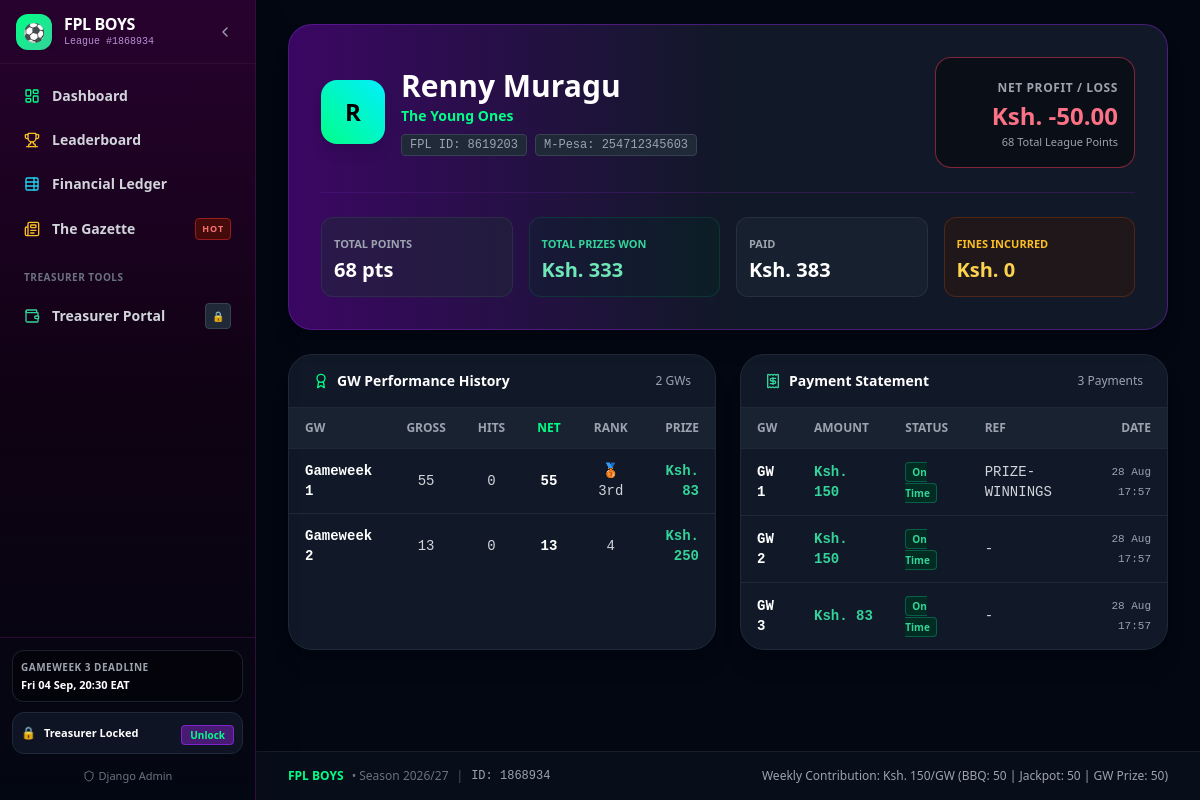
Page /manager/3/ on the earlier database version.
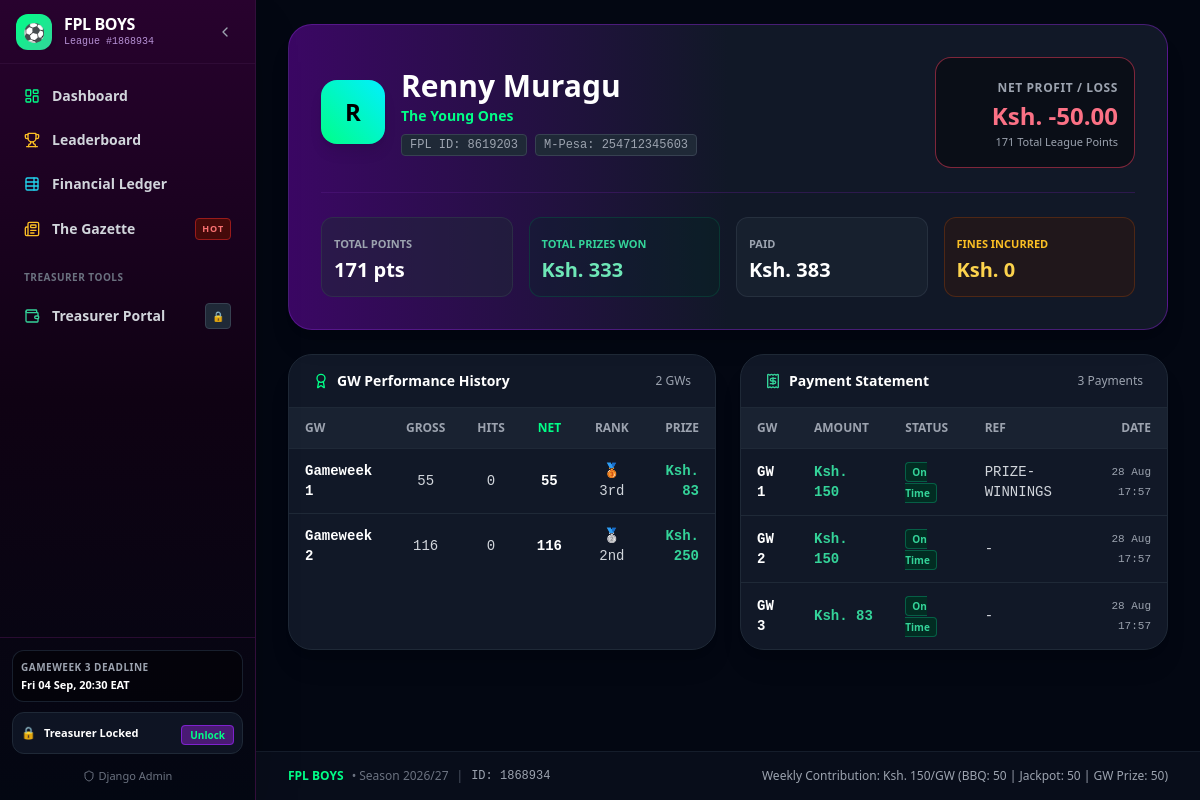
Same page on the later database version.
### league/models.py (models this page shows, shortened)
class GameweekResult(models.Model):
    member = models.ForeignKey(Member, on_delete=models.CASCADE, related_name='gw_results')
    gameweek = models.ForeignKey(Gameweek, on_delete=models.CASCADE, related_name='results')
    gw_points = models.IntegerField(default=0, help_text="Gross GW points before hits")
    transfer_cost = models.IntegerField(default=0, help_text="Transfer cost points deduction")
    net_points = models.IntegerField(default=0, help_text="Net GW points = gw_points - transfer_cost")
    overall_rank = models.IntegerField(default=0, help_text="FPL Global Overall Rank")
    league_rank = models.IntegerField(default=0, help_text="Rank within FPL Boys mini-league for this GW")
    last_rank = models.IntegerField(default=0, help_text="Rank in previous gameweek for tracker arrow")
    gw_prize_won = models.DecimalField(
        max_digits=10,
        decimal_places=2,
        default=Decimal('0.00'),
        help_text="Prize won for top 3 finish in this GW"
    )
    is_top3 = models.BooleanField(default=False)
    created_at = models.DateTimeField(auto_now_add=True)
    updated_at = models.DateTimeField(auto_now=True)
    class Meta:
        unique_together = ('member', 'gameweek')
        ordering = ['gameweek', 'league_rank', '-net_points']
        verbose_name = "Gameweek Result"
        verbose_name_plural = "Gameweek Results"

class Gameweek(models.Model):
    STATUS_CHOICES = (
        ('upcoming', 'Upcoming'),
        ('active', 'Active'),
        ('finished', 'Finished'),
    )
    number = models.IntegerField(unique=True)
    name = models.CharField(max_length=60)
    deadline_time = models.DateTimeField(help_text="Official FPL Gameweek deadline (UTC)")
    status = models.CharField(max_length=20, choices=STATUS_CHOICES, default='upcoming')
    is_current = models.BooleanField(default=False)
    is_next = models.BooleanField(default=False)
    month = models.IntegerField(default=8, help_text="Month number 1-12 for monthly filters")
    season = models.CharField(max_length=20, default="2026/27")
    payout_calculated = models.BooleanField(default=False)
    prize_pool_amount = models.DecimalField(max_digits=10, decimal_places=2, default=Decimal('500.00'))
    class Meta:
        ordering = ['number']
        verbose_name = "Gameweek"
        verbose_name_plural = "Gameweeks"
    @property
    def deadline_eat(self):
        if not self.deadline_time:
            return None
        eat_tz = pytz.timezone('Africa/Nairobi')
        return self.deadline_time.astimezone(eat_tz)

### league/views.py (the view)
# urls.py: path('manager/<int:member_id>/', views.manager_detail_view, name='manager_detail'),
def manager_detail_view(request, member_id):
    member = get_object_or_404(Member, pk=member_id)
    gw_results = member.gw_results.select_related('gameweek').order_by('gameweek__number')
    payments = member.payments.select_related('gameweek').order_by('gameweek__number')
    total_points = member.total_overall_points
    total_won = member.total_prizes_won
    total_paid = member.total_paid_contributions
    total_fines = member.total_fines_incurred
    net_pl = member.net_profit_loss
    context = {
        'member': member,
        'gw_results': gw_results,
        'payments': payments,
        'total_points': total_points,
        'total_won': total_won,
        'total_paid': total_paid,
        'total_fines': total_fines,
        'net_pl': net_pl,
    }
    return render(request, 'dashboard/manager_profile.html', context)

### league/models.py (called while the page is built)
    @property
    def total_overall_points(self):
        total = self.gw_results.filter(gameweek__status__in=['finished', 'active']).aggregate(
            models.Sum('net_points')
        )['net_points__sum']
        return total or 0

    @property
    def total_prizes_won(self):
        total = self.gw_results.aggregate(
            models.Sum('gw_prize_won')
        )['gw_prize_won__sum']
        return Decimal(str(total or 0.00))

    @property
    def total_paid_contributions(self):
        from treasury.models import Payment
        total = Payment.objects.filter(
            member=self, verified=True
        ).aggregate(models.Sum('amount_paid'))['amount_paid__sum']
        return Decimal(str(total or 0.00))

    @property
    def total_fines_incurred(self):
        from treasury.models import Payment
        total = Payment.objects.filter(
            member=self, verified=True, is_late=True
        ).aggregate(models.Sum('late_fine_amount'))['late_fine_amount__sum']
        return Decimal(str(total or 0.00))

    @property
    def net_profit_loss(self):
        return self.total_prizes_won - self.total_paid_contributions

### templates/dashboard/manager_profile.html (shortened to what the changed rows need)
{% extends 'base.html' %}
{% load humanize %}
{% block content %}
<div class="space-y-5 sm:space-y-6">
    <div class="bg-gradient-to-r from-purple-950 via-gray-900 to-gray-900 border border-purple-800/60 rounded-2xl sm:rounded-3xl p-4 sm:p-8 shadow-xl relative overflow-hidden">
        <div class="flex flex-col sm:flex-row sm:items-center justify-between gap-4 sm:gap-6">
            <div class="flex items-center space-x-3.5 sm:space-x-4">
                <div class="min-w-0">
                    <h1 class="text-xl sm:text-3xl font-black text-white truncate">{{ member.manager_name }}</h1>
                </div>
            </div>
            <div class="p-3 sm:p-4 rounded-xl sm:rounded-2xl border bg-black/40 text-left sm:text-right w-full sm:w-auto sm:min-w-[200px] {% if net_pl >= 0 %}border-emerald-500/50{% else %}border-rose-500/50{% endif %}">
                <span class="text-[10px] sm:text-xs text-gray-400 uppercase font-bold tracking-wider">Net Profit / Loss</span>
                <div class="text-xl sm:text-2xl font-black {% if net_pl >= 0 %}text-emerald-400{% else %}text-rose-400{% endif %} mt-0.5">
                    {% if net_pl > 0 %}+{% endif %}Ksh. {{ net_pl|floatformat:2 }}
                </div>
                <div class="text-[10px] sm:text-[11px] text-gray-400 mt-0.5">
                    {{ total_points }} Total League Points
                </div>
            </div>
        </div>
        <div class="grid grid-cols-2 sm:grid-cols-4 gap-2.5 sm:gap-4 mt-4 sm:mt-6 pt-4 sm:pt-6 border-t border-purple-900/40">
            <div class="p-2.5 sm:p-3 bg-gray-800/50 rounded-xl border border-gray-700/50">
                <span class="text-[10px] sm:text-[11px] text-gray-400 uppercase font-bold">Total Points</span>
                <div class="text-lg sm:text-xl font-bold text-white mt-0.5">{{ total_points }} pts</div>
            </div>
        </div>
    </div>
    <div class="grid grid-cols-1 lg:grid-cols-2 gap-5 sm:gap-6">
        <div class="bg-gray-900 border border-gray-800 rounded-2xl sm:rounded-3xl shadow-xl overflow-hidden">
            <div class="bg-gray-850 px-4 sm:px-6 py-3.5 sm:py-4 border-b border-gray-800 flex items-center justify-between">
                <h2 class="text-xs sm:text-sm font-bold text-white flex items-center">
                    <i data-lucide="award" class="w-4 h-4 mr-2 text-fpl-green"></i> GW Performance History
                </h2>
            </div>
            <div class="overflow-x-auto" style="-webkit-overflow-scrolling: touch;">
                <table class="w-full text-left text-xs sm:text-sm text-gray-300">
                    <thead class="bg-gray-800/60 uppercase text-gray-400 font-bold border-b border-gray-800 text-[10px] sm:text-xs">
                        <tr>
                            <th class="px-3 sm:px-4 py-3">GW</th>
                            <th class="px-2 sm:px-4 py-3 text-center">Gross</th>
                            <th class="px-2 sm:px-4 py-3 text-center">Hits</th>
                            <th class="px-2 sm:px-4 py-3 text-center font-bold text-fpl-green">Net</th>
                            <th class="px-2 sm:px-4 py-3 text-center">Rank</th>
                            <th class="px-3 sm:px-4 py-3 text-right">Prize</th>
                        </tr>
                    </thead>
                    <tbody class="divide-y divide-gray-800 font-mono text-xs sm:text-sm">
                        {% for r in gw_results %}
                        <tr class="hover:bg-purple-950/20">
                            <td class="px-3 sm:px-4 py-3 font-bold text-white">{{ r.gameweek.name }}</td>
                            <td class="px-2 sm:px-4 py-3 text-center text-gray-300">{{ r.gw_points }}</td>
                            <td class="px-2 sm:px-4 py-3 text-center">
                                {% if r.transfer_cost > 0 %}
                                <span class="text-rose-400 font-semibold">-{{ r.transfer_cost }}</span>
                                {% else %}0{% endif %}
                            </td>
                            <td class="px-2 sm:px-4 py-3 text-center font-bold text-white">{{ r.net_points }}</td>
                            <td class="px-2 sm:px-4 py-3 text-center">
                                {% if r.league_rank == 1 %}🥇 1st
                                {% elif r.league_rank == 2 %}🥈 2nd
                                {% elif r.league_rank == 3 %}🥉 3rd
                                {% else %}{{ r.league_rank }}{% endif %}
                            </td>
                            <td class="px-3 sm:px-4 py-3 text-right font-bold text-emerald-400">
                                {% if r.gw_prize_won > 0 %}
                                Ksh. {{ r.gw_prize_won|floatformat:0 }}
                                {% else %}-{% endif %}
                            </td>
                        </tr>
                        {% empty %}
                        <tr>
                            <td colspan="6" class="text-center py-6 text-gray-500 font-sans text-xs">No scores recorded yet.</td>
                        </tr>
                        {% endfor %}
                    </tbody>
                </table>
            </div>
        </div>
        <div class="bg-gray-900 border border-gray-800 rounded-2xl sm:rounded-3xl shadow-xl overflow-hidden">
            <div class="bg-gray-850 px-4 sm:px-6 py-3.5 sm:py-4 border-b border-gray-800 flex items-center justify-between">
                <h2 class="text-xs sm:text-sm font-bold text-white flex items-center">
                    <i data-lucide="receipt" class="w-4 h-4 mr-2 text-emerald-400"></i> Payment Statement
                </h2>
            </div>
            <div class="overflow-x-auto" style="-webkit-overflow-scrolling: touch;">
                <table class="w-full text-left text-xs sm:text-sm text-gray-300">
                    <thead class="bg-gray-800/60 uppercase text-gray-400 font-bold border-b border-gray-800 text-[10px] sm:text-xs">
                        <tr>
                            <th class="px-3 sm:px-4 py-3">GW</th>
                            <th class="px-3 sm:px-4 py-3">Amount</th>
                            <th class="px-2 sm:px-4 py-3">Status</th>
                            <th class="px-2 sm:px-4 py-3">Ref</th>
                            <th class="px-3 sm:px-4 py-3 text-right">Date</th>
                        </tr>
                    </thead>
                </table>
            </div>
        </div>
    </div>
</div>
{% endblock %}

Differences in the rows shown:
changed GameweekResult "Gameweek 2": gw_points "13" → "116"; net_points "13" → "116"; league_rank "4" → (not shown); now shows "🥈 2nd"
Other differences:
{{ total_points }}: "68" → "171"
